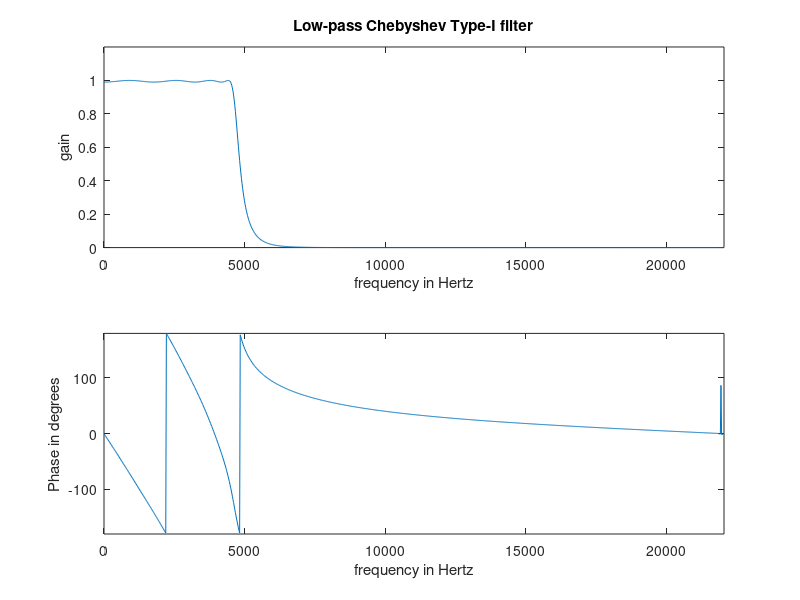

Reproduce this figure in MATLAB.
% Example 6_4 (Chebyshev I version) - Blandford p297 style
% fs = 44,100 Hz
% passband: 0–4500 Hz with 1% ripple
% stopband: 6000 Hz–fs/2 with <= 3% amplitude (≈ -30.46 dB)

fs   = 44100;
fs2  = fs/2;

fpass = 4500;    % Hz
fstop = 6000;    % Hz

Rp   = 0.01;                     % passband ripple (amplitude)
Rs   = 0.03;                     % stopband amplitude (<= 0.03)

% Convert amplitude specs to dB for cheb1ord/cheby1
RpDB = -20*log10(1 - Rp);        % ≈ 0.087 dB
RsDB = -20*log10(Rs);            % ≈ 30.46 dB

% Minimum order Chebyshev Type-I low-pass
[N, Wp] = cheb1ord(fpass/fs2, fstop/fs2, RpDB, RsDB);
[num, den] = cheby1(N, RpDB, Wp, 'low');

% Frequency response
[H, f] = freqz(num, den, 1024, fs);

fprintf('Chebyshev Type-I order N = %d, Wp(norm) = %.6f\n', N, Wp);

% Plots (same layout as your Butterworth example)
figure(1); clf;
subplot(2,1,1);
plot(f, abs(H));
title('Low-pass Chebyshev Type-I filter');
axis([0 fs/2 0 1.2]);
xlabel('frequency in Hertz');
ylabel('gain');

subplot(2,1,2);
plot(f, 180*angle(H)/pi);
axis([0 fs/2 -180 180]);
xlabel('frequency in Hertz');
ylabel('Phase in degrees');
